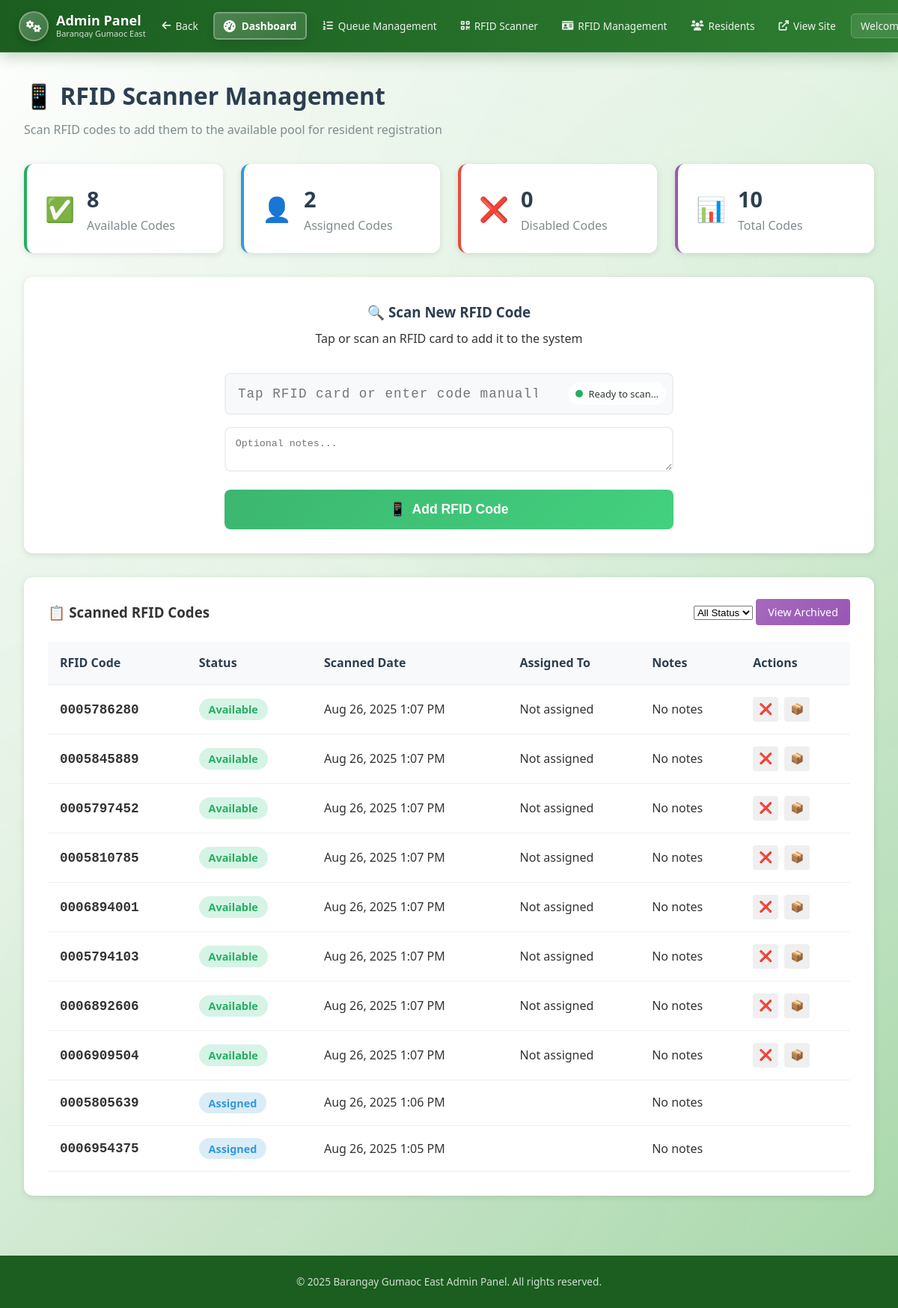
The page /admin/rfid-scanner.php (signed in) on the database its author committed.
### tables this page shows
CREATE TABLE `scanned_rfid_codes` (
  `id` int(11) NOT NULL,
  `rfid_code` varchar(50) NOT NULL,
  `status` enum('available','assigned','disabled','archived') DEFAULT 'available',
  `scanned_at` timestamp NOT NULL DEFAULT current_timestamp(),
  `assigned_at` timestamp NULL DEFAULT NULL,
  `assigned_to_resident_id` int(11) DEFAULT NULL,
  `assigned_to_email` varchar(255) DEFAULT NULL,
  `scanned_by_admin_id` int(11) DEFAULT NULL,
  `notes` text DEFAULT NULL,
  `created_at` timestamp NOT NULL DEFAULT current_timestamp(),
  `updated_at` timestamp NOT NULL DEFAULT current_timestamp() ON UPDATE current_timestamp()
);

### admin/rfid-scanner.php (the view, shortened to what this page needs)
<?php
include '../includes/db_connect.php';
$pdo->exec("
    CREATE TABLE IF NOT EXISTS scanned_rfid_codes (
        id INT PRIMARY KEY AUTO_INCREMENT,
        rfid_code VARCHAR(50) UNIQUE NOT NULL,
        status ENUM('available', 'assigned', 'disabled', 'archived') DEFAULT 'available',
        scanned_at TIMESTAMP DEFAULT CURRENT_TIMESTAMP,
        assigned_at TIMESTAMP NULL,
        assigned_to_resident_id INT NULL,
        assigned_to_email VARCHAR(255) NULL,
        scanned_by_admin_id INT NULL,
        notes TEXT NULL,
        created_at TIMESTAMP DEFAULT CURRENT_TIMESTAMP,
        updated_at TIMESTAMP DEFAULT CURRENT_TIMESTAMP ON UPDATE CURRENT_TIMESTAMP,
        INDEX idx_rfid_code (rfid_code),
        INDEX idx_status (status)
    )
");
$page = (int)($_GET['page'] ?? 1);
$per_page = 20;
$offset = ($page - 1) * $per_page;
$total_stmt = $pdo->query("SELECT COUNT(*) FROM scanned_rfid_codes WHERE status != 'archived'");
$total_codes = $total_stmt->fetchColumn();
$codes_stmt = $pdo->prepare("
    SELECT s.*,
           r.first_name, r.last_name, r.email as resident_email
    FROM scanned_rfid_codes s
    LEFT JOIN residents r ON s.assigned_to_resident_id = r.id
    WHERE s.status != 'archived'
    ORDER BY s.scanned_at DESC
    LIMIT $per_page OFFSET $offset
");
$codes_stmt->execute();
$rfid_codes = $codes_stmt->fetchAll(PDO::FETCH_ASSOC);
$stats_stmt = $pdo->query("
    SELECT
        status,
        COUNT(*) as count
    FROM scanned_rfid_codes
    WHERE status != 'archived'
    GROUP BY status
");
$stats = [];
while ($row = $stats_stmt->fetch()) {
    $stats[$row['status']] = $row['count'];
}
include '../includes/admin_header.php';
?>
<div class="admin-content">
    <div class="content-header">
        <h1>📱 RFID Scanner Management</h1>
        <p>Scan RFID codes to add them to the available pool for resident registration</p>
    </div>
    <div class="stats-grid">
        <div class="stat-card available">
            <div class="stat-icon">✅</div>
            <div class="stat-info">
                <h3><?php echo $stats['available'] ?? 0; ?></h3>
                <p>Available Codes</p>
            </div>
        </div>
        <div class="stat-card assigned">
            <div class="stat-icon">👤</div>
            <div class="stat-info">
                <h3><?php echo $stats['assigned'] ?? 0; ?></h3>
                <p>Assigned Codes</p>
            </div>
        </div>
        <div class="stat-card disabled">
            <div class="stat-icon">❌</div>
            <div class="stat-info">
                <h3><?php echo $stats['disabled'] ?? 0; ?></h3>
                <p>Disabled Codes</p>
            </div>
        </div>
        <div class="stat-card total">
            <div class="stat-icon">📊</div>
            <div class="stat-info">
                <h3><?php echo $total_codes; ?></h3>
                <p>Total Codes</p>
            </div>
        </div>
    </div>
    <div class="scanner-section">
        <div class="scanner-card">
            <div class="scanner-header">
                <h3>🔍 Scan New RFID Code</h3>
                <p>Tap or scan an RFID card to add it to the system</p>
            </div>
            <form method="POST" class="scanner-form" id="scanForm">
                <div class="scanner-input-group">
                    <div class="input-wrapper">
                        <input type="text" id="rfidInput" name="rfid_code"
                               placeholder="Tap RFID card or enter code manually..."
                               class="scanner-input"
                               autocomplete="off"
                               autofocus>
                        <div class="scan-indicator" id="scanIndicator">
                            <span class="pulse"></span>
                            <span class="text">Ready to scan...</span>
                        </div>
                    </div>
                    <div class="notes-wrapper">
                        <textarea name="notes" placeholder="Optional notes..." class="notes-input"></textarea>
                    </div>
                    <button type="submit" class="btn-scan">
                        <span class="btn-icon">📱</span>
                        Add RFID Code
                    </button>
                </div>
            </form>
        </div>
    </div>
    <div class="codes-section">
        <div class="section-header">
            <h3>📋 Scanned RFID Codes</h3>
            <div class="filter-controls">
                <select onchange="filterByStatus(this.value)" class="status-filter">
                    <option value="">All Status</option>
                </select>
                <a href="archived-rfid.php" class="btn-archive-view">View Archived</a>
            </div>
        </div>
        <div class="codes-table-wrapper">
            <table class="codes-table">
                <thead>
                    <tr>
                        <th>RFID Code</th>
                        <th>Status</th>
                        <th>Scanned Date</th>
                        <th>Assigned To</th>
                        <th>Notes</th>
                        <th>Actions</th>
                    </tr>
                </thead>
                <tbody>
                    <?php foreach ($rfid_codes as $code): ?>
                    <tr class="status-<?php echo $code['status']; ?>">
                        <td class="rfid-code"><?php echo htmlspecialchars($code['rfid_code']); ?></td>
                        <td>
                            <span class="status-badge status-<?php echo $code['status']; ?>">
                                <?php echo ucfirst($code['status']); ?>
                            </span>
                        </td>
                        <td><?php echo date('M j, Y g:i A', strtotime($code['scanned_at'])); ?></td>
                        <td>
                            <?php if ($code['assigned_to_resident_id']): ?>
                                <span class="assigned-info">
                                    <?php echo htmlspecialchars($code['first_name'] . ' ' . $code['last_name']); ?><br>
                                    <small><?php echo htmlspecialchars($code['resident_email']); ?></small>
                                </span>
                            <?php else: ?>
                                <span class="not-assigned">Not assigned</span>
                            <?php endif; ?>
                        </td>
                        <td><?php echo htmlspecialchars($code['notes'] ?: 'No notes'); ?></td>
                        <td>
                            <div class="action-buttons">
                                <?php if ($code['status'] === 'available'): ?>
                                    <form method="POST" style="display: inline;">
                                        <button type="submit" class="btn-action btn-disable" title="Disable">❌</button>
                                    </form>
                                <?php endif; ?>
                                <?php if ($code['status'] !== 'assigned'): ?>
                                    <form method="POST" style="display: inline;" onsubmit="return confirm('Archive this RFID code?')">
                                        <button type="submit" class="btn-action btn-archive" title="Archive">📦</button>
                                    </form>
                                <?php endif; ?>
                            </div>
                        </td>
                    </tr>
                    <?php endforeach; ?>
                </tbody>
            </table>
        </div>
    </div>
</div>
<?php include '../includes/admin_footer.php'; ?>

### css/styles.css (style rules this page uses)
body { font-family: 'Roboto', sans-serif; margin: 0; padding: 0; background-color: #f4f7f9; color: #333; line-height: 1.6; }
.section-header { text-align: center; margin-bottom: 4rem; }

### includes/admin_header.php (style rules this page uses)
* { margin: 0; padding: 0; box-sizing: border-box; }
body { font-family: 'Segoe UI', Tahoma, Geneva, Verdana, sans-serif; background: linear-gradient(135deg, #ffffff 0%, #f0f8f0 20%, #e8f5e8 40%, #c8e6c9 70%, #a5d6a7 100%); background-attachment: fixed; min-height: 100vh; position: relative; }
body::before { content: ''; position: fixed; top: 0; left: 0; width: 100%; height: 100%; background-image: radial-gradient(circle at 20% 80%, rgba(27, 94, 32, 0.03) 0%, transparent 50%), radial-gradient(circle at 80% 20%, rgba(76, 175, 80, 0.03) 0%, transparent 50%), radial-gradient(circle at 40% 40%, rgba(255, 255, 255, 0.05) 0%, transparent 50%); pointer-events: none; z-index: -1; }

### admin/rfid-scanner.php (style rules this page uses)
.admin-content { padding: 2rem; max-width: 1400px; margin: 0 auto; }
.content-header { margin-bottom: 2rem; }
.content-header h1 { color: #2c3e50; font-size: 2rem; margin-bottom: 0.5rem; }
.content-header p { color: #7f8c8d; }
.stats-grid { display: grid; grid-template-columns: repeat(auto-fit, minmax(200px, 1fr)); gap: 1.5rem; margin-bottom: 2rem; }
.stat-card { background: white; border-radius: 12px; padding: 1.5rem; box-shadow: 0 2px 8px rgba(0,0,0,0.1); display: flex; align-items: center; gap: 1rem; }
.stat-card.available { border-left: 4px solid #27ae60; }
.stat-card.assigned { border-left: 4px solid #3498db; }
.stat-card.disabled { border-left: 4px solid #e74c3c; }
.stat-card.total { border-left: 4px solid #9b59b6; }
.stat-icon { font-size: 2rem; }
.stat-info h3 { margin: 0; font-size: 1.8rem; color: #2c3e50; }
.stat-info p { margin: 0; color: #7f8c8d; }
.scanner-section { margin-bottom: 2rem; }
.scanner-card { background: white; border-radius: 12px; padding: 2rem; box-shadow: 0 2px 8px rgba(0,0,0,0.1); }
.scanner-header { text-align: center; margin-bottom: 2rem; }
.scanner-header h3 { color: #2c3e50; margin-bottom: 0.5rem; }
.scanner-input-group { max-width: 600px; margin: 0 auto; }
.input-wrapper { position: relative; margin-bottom: 1rem; }
.scanner-input { width: 100%; padding: 1rem; font-size: 1.1rem; border: 2px solid #ecf0f1; border-radius: 8px; background: #f8f9fa; text-align: center; font-family: monospace; letter-spacing: 1px; padding-right: 180px; }
.scan-indicator { position: absolute; right: 10px; top: 50%; transform: translateY(-50%); display: flex; align-items: center; gap: 0.5rem; background: rgba(255, 255, 255, 0.8); padding: 5px 10px; border-radius: 20px; font-size: 0.8rem; }
.pulse { width: 10px; height: 10px; background: #27ae60; border-radius: 50%; animation: pulse 1.5s infinite; }
.notes-input { width: 100%; padding: 0.8rem; border: 2px solid #ecf0f1; border-radius: 8px; resize: vertical; min-height: 60px; margin-bottom: 1rem; }
.btn-scan { width: 100%; padding: 1rem; background: linear-gradient(135deg, rgba(39, 174, 96, 0.9), rgba(46, 204, 113, 0.9)); color: white; border: none; border-radius: 8px; font-size: 1.1rem; font-weight: 600; cursor: pointer; display: flex; align-items: center; justify-content: center; gap: 0.5rem; transition: all 0.3s ease; }
.codes-section { background: white; border-radius: 12px; padding: 2rem; box-shadow: 0 2px 8px rgba(0,0,0,0.1); }
.section-header { display: flex; justify-content: space-between; align-items: center; margin-bottom: 1.5rem; }
.btn-archive-view { padding: 0.5rem 1rem; background: linear-gradient(135deg, rgba(155, 89, 182, 0.9), rgba(142, 68, 173, 0.9)); color: white; text-decoration: none; border-radius: 4px; font-size: 0.9rem; transition: all 0.3s ease; }
.codes-table { width: 100%; border-collapse: collapse; }
.codes-table th, .codes-table td { padding: 1rem; text-align: left; border-bottom: 1px solid #ecf0f1; }
.codes-table th { background: #f8f9fa; font-weight: 600; color: #2c3e50; }
.rfid-code { font-family: monospace; font-size: 1.1rem; font-weight: 600; }
.status-badge { padding: 0.3rem 0.8rem; border-radius: 20px; font-size: 0.9rem; font-weight: 600; }
.status-badge.status-available { background: #d5f4e6; color: #27ae60; }
.status-badge.status-assigned { background: #daedf7; color: #3498db; }
.action-buttons { display: flex; gap: 0.5rem; }
.btn-action { padding: 0.5rem; border: none; border-radius: 4px; cursor: pointer; font-size: 0.9rem; transition: all 0.2s ease; }

### rows shown on the page
scanned_rfid_codes: rfid_code "0005786280", status "Available", scanned_at "Aug 26, 2025 1:07 PM", shows "Not assigned", notes "No notes"
scanned_rfid_codes: rfid_code "0005845889", status "Available", scanned_at "Aug 26, 2025 1:07 PM", shows "Not assigned", notes "No notes"
scanned_rfid_codes: rfid_code "0005797452", status "Available", scanned_at "Aug 26, 2025 1:07 PM", shows "Not assigned", notes "No notes"
scanned_rfid_codes: rfid_code "0005810785", status "Available", scanned_at "Aug 26, 2025 1:07 PM", shows "Not assigned", notes "No notes"
scanned_rfid_codes: rfid_code "0006894001", status "Available", scanned_at "Aug 26, 2025 1:07 PM", shows "Not assigned", notes "No notes"
scanned_rfid_codes: rfid_code "0005794103", status "Available", scanned_at "Aug 26, 2025 1:07 PM", shows "Not assigned", notes "No notes"
scanned_rfid_codes: rfid_code "0006892606", status "Available", scanned_at "Aug 26, 2025 1:07 PM", shows "Not assigned", notes "No notes"
scanned_rfid_codes: rfid_code "0006909504", status "Available", scanned_at "Aug 26, 2025 1:07 PM", shows "Not assigned", notes "No notes"
scanned_rfid_codes: rfid_code "0005805639", status "Assigned", scanned_at "Aug 26, 2025 1:06 PM", notes "No notes"
scanned_rfid_codes: rfid_code "0006954375", status "Assigned", scanned_at "Aug 26, 2025 1:05 PM", notes "No notes"

### other values the page prints
$stats['available'] "8"
$stats['assigned'] "2"
$stats['disabled'] "0"
$total_codes "10"
